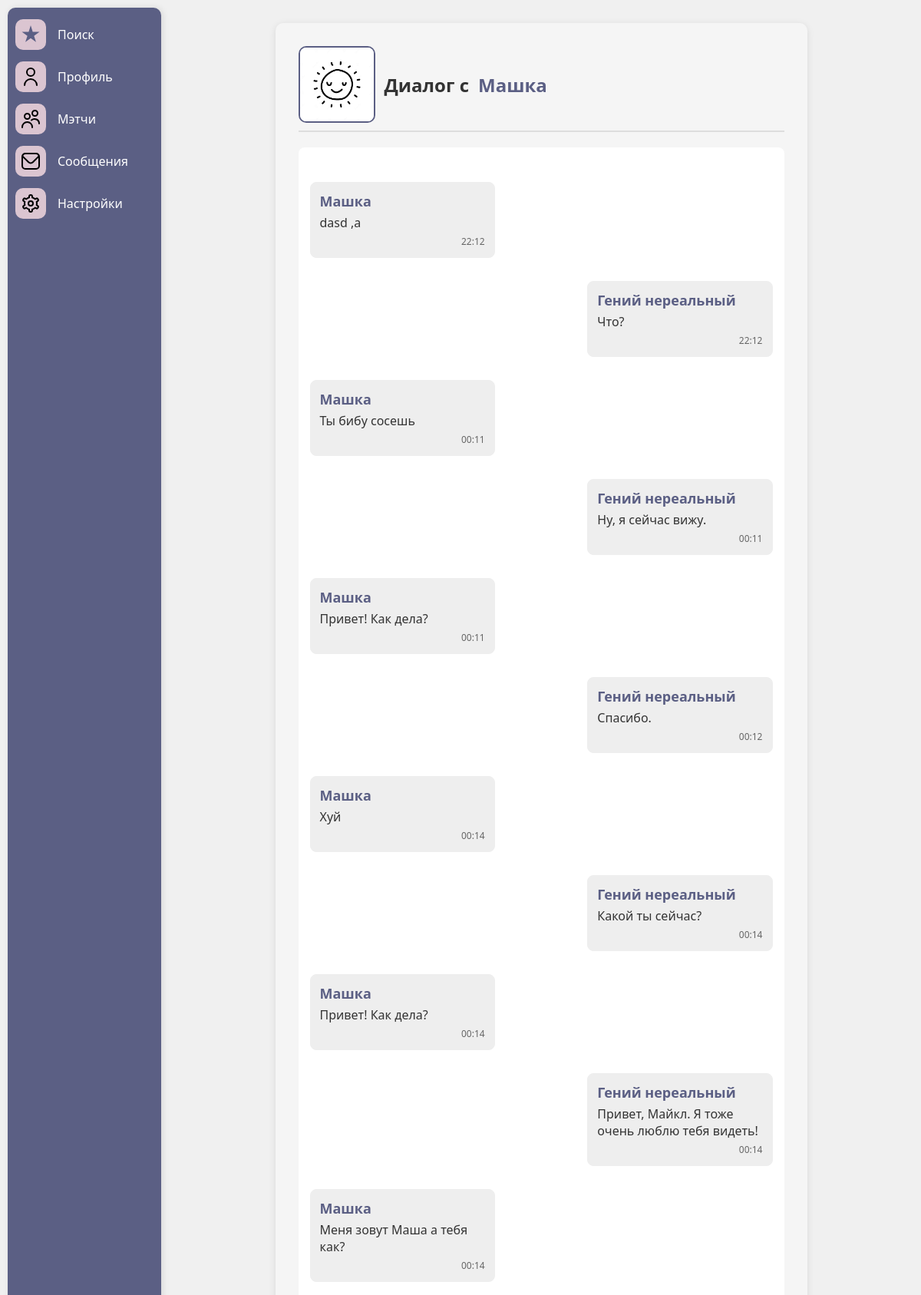
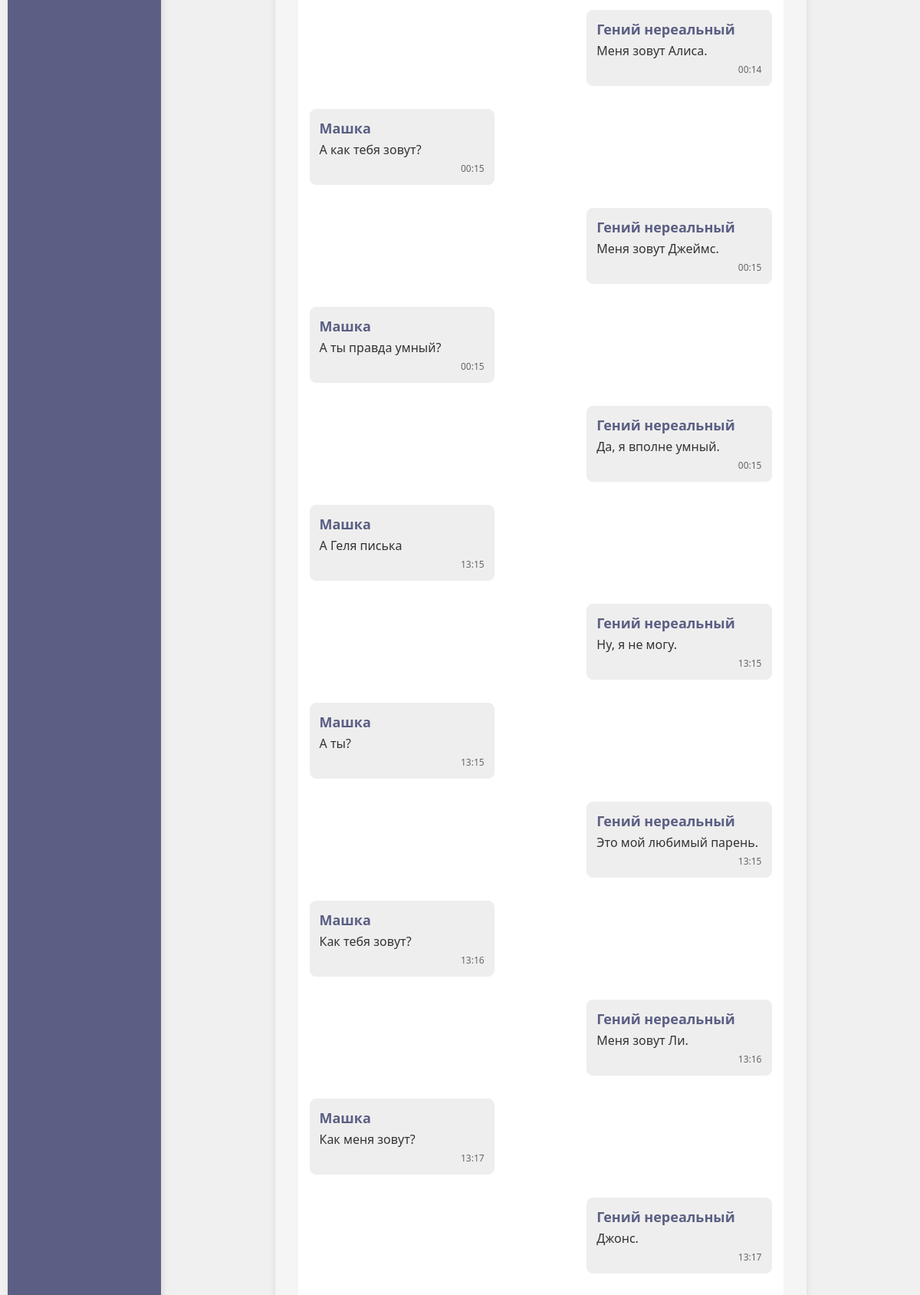
The page /messenger/6/ (signed in, upper part) on the database its author committed (2 pictures, top to bottom).
### authuser/models.py (models this page shows, shortened)
class User(AbstractBaseUser, PermissionsMixin): #Сам юзер
    full_name = models.CharField(max_length=100)
    email = models.EmailField(unique=True)
    is_active = models.BooleanField(default=True)
    is_staff = models.BooleanField(default=False)
    is_ai = models.BooleanField(default=False)
    objects = CustomUserManager()
    USERNAME_FIELD = 'email'
    REQUIRED_FIELDS = ['full_name']

class Profile(models.Model): #Профиль с основной инфой, отображающейся в профиле
    user = models.OneToOneField(User, on_delete=models.CASCADE, related_name='profile')
    avatar = models.ImageField(upload_to='avatars/', blank=True, null=True, default='avatars/default_avatar.jpg')
    gender = models.ForeignKey('Gender', on_delete=models.SET_NULL, blank=True, null=True)
    job = models.CharField(max_length=20, blank=True, null=True)
    birth_date = models.DateField(blank=True, null=True)
    bio = models.CharField(max_length=200, blank=True, null=True)
    city = models.ForeignKey('City', on_delete=models.SET_NULL, blank=True, null=True)
    interests = models.ManyToManyField('Interest', blank=True)
    height = models.PositiveIntegerField(blank=True, null=True)
    zodiac_sign = models.ForeignKey('Zodiac', on_delete=models.SET_NULL, blank=True, null=True)
    smoking = models.ForeignKey('Smoking', on_delete=models.SET_NULL, blank=True, null=True)
    alcohol = models.ForeignKey('Alcohol', on_delete=models.SET_NULL, blank=True, null=True)
    religion = models.ForeignKey('Religion', on_delete=models.SET_NULL, blank=True, null=True)
    education = models.ForeignKey('Education', on_delete=models.SET_NULL, blank=True, null=True)
    children = models.ForeignKey('Children', on_delete=models.SET_NULL, blank=True, null=True)
    language = models.ManyToManyField('Language', blank=True, null=True)
    relationship = models.ForeignKey('Relationship', on_delete=models.SET_NULL, blank=True, null=True)

### messenger/models.py (models this page shows)
class Message(models.Model): #Модель сообщения
    sender = models.ForeignKey(User, on_delete=models.CASCADE, related_name='sent_messages')
    receiver = models.ForeignKey(User, on_delete=models.CASCADE, related_name='received_messages')
    text = models.TextField()
    timestamp = models.DateTimeField(auto_now_add=True)
    is_read = models.BooleanField(default=False)
    class Meta:
        ordering = ['-timestamp']

### messenger/views.py (the view)
# urls.py: path('messenger/<int:user_id>/', messenger_detail, name='messenger_detail'),
@login_required
def messenger_detail(request, user_id): #Диалог с пользователем
    user = request.user
    interlocutor = get_object_or_404(User, id=user_id) #Собеседник
    try:
        if not Friendship.objects.filter and not interlocutor.is_ai( #Проверка мэтча - не мэтчи не могу общаться
                (Q(from_user=user, to_user=interlocutor) |
                 Q(from_user=interlocutor, to_user=user)),
                status='accepted'
        ).exists():
            return HttpResponseForbidden("Ошибка доступа: Пользователи не являются друзьями")
    except Exception as e:
        print(f"Error checking friendship: {e}")
        return HttpResponseForbidden("Ошибка доступа при проверке дружбы")
    messages = Message.objects.filter(  #Получение списка сообщений
        Q(sender=user, receiver=interlocutor) |
        Q(sender=interlocutor, receiver=user)
    ).order_by('timestamp')
    host_with_port = request.get_host() #Получаем адрес
    host = host_with_port.split(':')[0]
    websocket_port = 8001 #Меняем порт
    websocket_url_base = f"ws://{host}:{websocket_port}/ws/messenger" #Для django-channels - асинхронной отправки сообщений
    context = {
        'interlocutor': interlocutor,
        'messages': messages,
        'interlocutor_id': interlocutor.id,
        'user_id': user.id,
        'ws_url_base': websocket_url_base
    }
    return render(request, 'messenger_detail.html', context)

### templates/messenger_detail.html (shortened to what this page needs)
{% extends 'base.html' %}
{% load static %}
{% block content %}
<link rel="stylesheet" href="{% static 'css/messenger_style.css' %}">
<div class="chat-container"
     id="chat-container"
     data-interlocutor-id="{{ interlocutor.id }}"
     data-user-id="{{ user.id }}"
     data-ws-url-base="{{ ws_url_base }}/">
    <h2>
        <div class="avatar-wrapper">
            <img class="avatar"
                 src="{{ interlocutor.profile.avatar.url }}"
                 alt="{{ dialog.interlocutor.full_name }}"
                 onclick="openPhotoPreview(this.src)">
        </div>
        Диалог с
        <a href="{% url 'user_profile' interlocutor.id %}" class="profile-link">
            {{ interlocutor.full_name }}
        </a>
    </h2>
    <div class="messages" id="messages">
         {% for message in messages %}
             <div class="message {% if message.sender == user %}sent{% else %}received{% endif %}">
                 <div style="color: #5B5F84; font-size: 18px;">{{message.sender.full_name}} </div>
                 <div class="message-content">{{ message.text }}</div>
                 <div class="message-time">{{ message.timestamp|date:"H:i" }}</div>
             </div>
         {% empty %}
             <p>Начните диалог!</p>
         {% endfor %}
    </div>
</div>
{% load static %}
{% endblock %}

### static/css/sidebar_styles.css (style rules this page uses)
* { box-sizing: border-box; margin: 0; padding: 0; }
body { font-family: 'Segoe UI', sans-serif; background: #f0f0f0; transition: background 0.3s; }

### static/css/messenger_style.css (style rules this page uses)
.chat-container { max-width: 70%; margin: 30px auto; height: 95%; padding: 30px; background-color: #f5f5f5; border-radius: 10px; box-shadow: 0 2px 10px rgba(0,0,0,0.1); }
.chat-container h2 { color: #333; border-bottom: 2px solid #ddd; padding-bottom: 10px; margin-bottom: 20px; }
.messages { height: 73vh; overflow-y: auto; padding: 15px; background-color: white; border-radius: 8px; margin-bottom: 20px; }
.message { margin: 30px 0; padding: 12px; border-radius: 8px; width: 40%; position: relative; word-break: break-word; }
.message.sent { background-color: #eee; border: 1px solid #eee; margin-left: auto; }
.message.received { background-color: #eee; border: 1px solid #eee; }
.message div:first-child { font-weight: 600; font-size: 0.9em; color: #555; margin-bottom: 5px; }
.message-content { font-size: 1em; color: #333; word-wrap: break-word; }
.message-time { font-size: 0.75em; color: #666; text-align: right; margin-top: 5px; }
.profile-link { color: #5B5F84; text-decoration: none; }
.chat-container h2 { display: flex; align-items: center; gap: 12px; }
.avatar-wrapper { width: 100px; height: 100px; border-radius: 10%; border: 2px solid #5B5F84; overflow: hidden; flex-shrink: 0; }
.avatar { width: 100%; height: 100%; object-fit: cover; }

### rows shown on the page
User: profile.avatar (placeholder picture), full_name "Машка"
Message: sender.full_name "Машка", text "dasd ,a", timestamp "22:12"
Message: sender.full_name "Гений нереальный", text "Что?", timestamp "22:12"
Message: sender.full_name "Машка", text "Ты бибу сосешь", timestamp "00:11"
Message: sender.full_name "Гений нереальный", text "Ну, я сейчас вижу.", timestamp "00:11"
Message: sender.full_name "Машка", text "Привет! Как дела?", timestamp "00:11"
Message: sender.full_name "Гений нереальный", text "Спасибо.", timestamp "00:12"
Message: sender.full_name "Машка", text "Хуй", timestamp "00:14"
Message: sender.full_name "Гений нереальный", text "Какой ты сейчас?", timestamp "00:14"
Message: sender.full_name "Машка", text "Привет! Как дела?", timestamp "00:14"
Message: sender.full_name "Гений нереальный", text "Привет, Майкл. Я тоже очень люблю тебя видеть!", timestamp "00:14"
Message: sender.full_name "Машка", text "Меня зовут Маша а тебя как?", timestamp "00:14"
Message: sender.full_name "Гений нереальный", text "Меня зовут Алиса.", timestamp "00:14"
Message: sender.full_name "Машка", text "А как тебя зовут?", timestamp "00:15"
Message: sender.full_name "Гений нереальный", text "Меня зовут Джеймс.", timestamp "00:15"
Message: sender.full_name "Машка", text "А ты правда умный?", timestamp "00:15"
Message: sender.full_name "Гений нереальный", text "Да, я вполне умный.", timestamp "00:15"
Message: sender.full_name "Машка", text "А Геля писька", timestamp "13:15"
Message: sender.full_name "Гений нереальный", text "Ну, я не могу.", timestamp "13:15"
Message: sender.full_name "Машка", text "А ты?", timestamp "13:15"
Message: sender.full_name "Гений нереальный", text "Это мой любимый парень.", timestamp "13:15"
Message: sender.full_name "Машка", text "Как тебя зовут?", timestamp "13:16"
Message: sender.full_name "Гений нереальный", text "Меня зовут Ли.", timestamp "13:16"
Message: sender.full_name "Машка", text "Как меня зовут?", timestamp "13:17"
Message: sender.full_name "Гений нереальный", text "Джонс.", timestamp "13:17"
